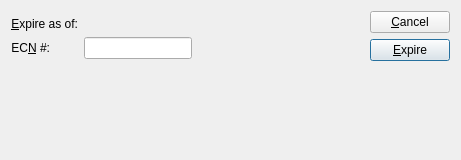
<?xml version="1.0" encoding="UTF-8"?>
<ui version="4.0">
 <comment>This file is part of the xTuple ERP: PostBooks Edition, a free and
open source Enterprise Resource Planning software suite,
Copyright (c) 1999-2018 by OpenMFG LLC, d/b/a xTuple.
It is licensed to you under the Common Public Attribution License
version 1.0, the full text of which (including xTuple-specific Exhibits)
is available at www.xtuple.com/CPAL.  By using this software, you agree
to be bound by its terms.</comment>
 <class>massExpireComponent</class>
 <widget class="QWidget" name="massExpireComponent">
  <property name="geometry">
   <rect>
    <x>0</x>
    <y>0</y>
    <width>461</width>
    <height>160</height>
   </rect>
  </property>
  <property name="windowTitle">
   <string>Mass Expire Component Item</string>
  </property>
  <layout class="QGridLayout" name="gridLayout">
   <item row="0" column="0">
    <layout class="QFormLayout" name="formLayout">
     <item row="0" column="0" colspan="2">
      <widget class="ItemCluster" name="_original"/>
     </item>
     <item row="1" column="0">
      <widget class="QLabel" name="_expireAsOfLit">
       <property name="text">
        <string>&amp;Expire as of:</string>
       </property>
       <property name="alignment">
        <set>Qt::AlignRight|Qt::AlignTrailing|Qt::AlignVCenter</set>
       </property>
       <property name="buddy">
        <cstring>_expireAsOf</cstring>
       </property>
      </widget>
     </item>
     <item row="1" column="1">
      <widget class="DLineEdit" name="_expireAsOf"/>
     </item>
     <item row="2" column="0">
      <widget class="QLabel" name="_ecnNumLit">
       <property name="text">
        <string>EC&amp;N #:</string>
       </property>
       <property name="alignment">
        <set>Qt::AlignRight|Qt::AlignTrailing|Qt::AlignVCenter</set>
       </property>
       <property name="buddy">
        <cstring>_ecn</cstring>
       </property>
      </widget>
     </item>
     <item row="2" column="1">
      <widget class="XLineEdit" name="_ecn"/>
     </item>
    </layout>
   </item>
   <item row="0" column="1">
    <spacer name="Spacer142">
     <property name="orientation">
      <enum>Qt::Horizontal</enum>
     </property>
     <property name="sizeType">
      <enum>QSizePolicy::Expanding</enum>
     </property>
     <property name="sizeHint" stdset="0">
      <size>
       <width>137</width>
       <height>20</height>
      </size>
     </property>
    </spacer>
   </item>
   <item row="0" column="2">
    <layout class="QVBoxLayout" name="verticalLayout">
     <item>
      <widget class="QPushButton" name="_close">
       <property name="text">
        <string>&amp;Cancel</string>
       </property>
      </widget>
     </item>
     <item>
      <widget class="QPushButton" name="_expire">
       <property name="text">
        <string>&amp;Expire</string>
       </property>
       <property name="default">
        <bool>true</bool>
       </property>
      </widget>
     </item>
     <item>
      <spacer name="Spacer141">
       <property name="orientation">
        <enum>Qt::Vertical</enum>
       </property>
       <property name="sizeType">
        <enum>QSizePolicy::Expanding</enum>
       </property>
       <property name="sizeHint" stdset="0">
        <size>
         <width>20</width>
         <height>20</height>
        </size>
       </property>
      </spacer>
     </item>
    </layout>
   </item>
  </layout>
 </widget>
 <layoutdefault spacing="6" margin="11"/>
 <customwidgets>
  <customwidget>
   <class>DLineEdit</class>
   <extends>QWidget</extends>
   <header>datecluster.h</header>
   <container>1</container>
  </customwidget>
  <customwidget>
   <class>ItemCluster</class>
   <extends>QWidget</extends>
   <header>itemcluster.h</header>
   <container>1</container>
  </customwidget>
  <customwidget>
   <class>XLineEdit</class>
   <extends>QLineEdit</extends>
   <header>xlineedit.h</header>
   <container>1</container>
  </customwidget>
 </customwidgets>
 <tabstops>
  <tabstop>_original</tabstop>
  <tabstop>_expireAsOf</tabstop>
  <tabstop>_ecn</tabstop>
  <tabstop>_expire</tabstop>
  <tabstop>_close</tabstop>
 </tabstops>
 <includes>
  <include location="global">parameter.h</include>
  <include location="global">qstatusbar.h</include>
 </includes>
 <resources/>
 <connections>
  <connection>
   <sender>_close</sender>
   <signal>clicked()</signal>
   <receiver>massExpireComponent</receiver>
   <slot>close()</slot>
   <hints>
    <hint type="sourcelabel">
     <x>20</x>
     <y>20</y>
    </hint>
    <hint type="destinationlabel">
     <x>20</x>
     <y>20</y>
    </hint>
   </hints>
  </connection>
 </connections>
</ui>
